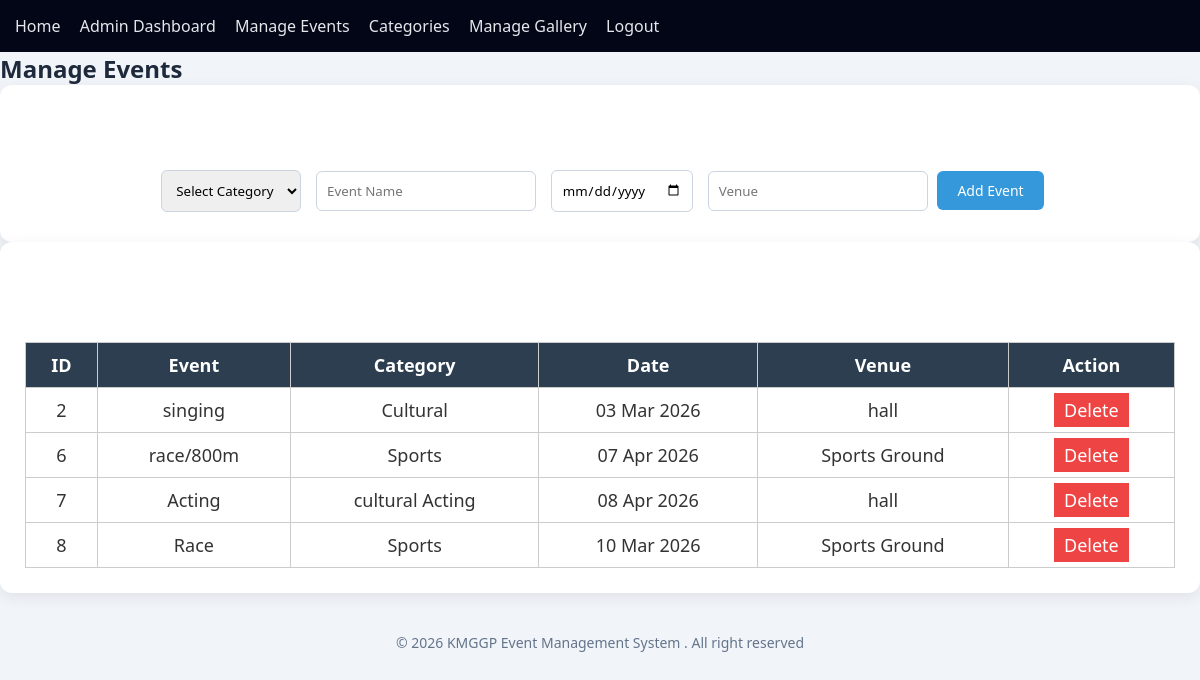
Page /manage_events.php (signed in) on the committed database.
### tables this page shows
CREATE TABLE `events` (
  `id` int(11) NOT NULL,
  `category_id` int(11) NOT NULL,
  `event_name` varchar(150) NOT NULL,
  `description` text DEFAULT NULL,
  `event_date` date DEFAULT NULL,
  `venue` varchar(100) DEFAULT NULL
);

CREATE TABLE `categories` (
  `id` int(11) NOT NULL,
  `category_name` varchar(100) NOT NULL
);

### manage_events.php (the view, shortened to what this page needs)
<?php
include("../config/db.php");
include("../includes/header.php");
include("../includes/navbar.php");
$events = mysqli_query($conn, "
    SELECT events.*, categories.category_name
    FROM events
    JOIN categories ON events.category_id = categories.id
");
?>
<div class="admin-container">
    <h2 class="admin-title">Manage Events</h2>
    <div class="card">
        <h3>Add New Event</h3>
        <form method="post" class="admin-form">
            <select name="category_id" required>
                <option value="">Select Category</option>
            </select>
            <input type="text" name="event_name" placeholder="Event Name" required>
            <input type="date" name="event_date" required>
            <input type="text" name="venue" placeholder="Venue" required>
            <button type="submit" name="add" class="btn-primary">Add Event</button>
        </form>
    </div>
    <div class="card">
        <h3>All Events</h3>
        <table class="admin-table">
            <thead>
                <tr>
                    <th>ID</th>
                    <th>Event</th>
                    <th>Category</th>
                    <th>Date</th>
                    <th>Venue</th>
                    <th>Action</th>
                </tr>
            </thead>
            <tbody>
            <?php while($e=mysqli_fetch_assoc($events)){ ?>
                <tr>
                    <td><?= $e['id'] ?></td>
                    <td><?= $e['event_name'] ?></td>
                    <td><?= $e['category_name'] ?></td>
                    <td><?= date("d M Y", strtotime($e['event_date'])) ?></td>
                    <td><?= $e['venue'] ?></td>
                    <td>
                        <a href="?delete=<?= $e['id'] ?>"
                           class="btn-danger"
                           onclick="return confirm('Delete this event?')">
                           Delete
                        </a>
                    </td>
                </tr>
            <?php } ?>
            </tbody>
        </table>
    </div>
</div>
<?php include("../includes/footer.php"); ?>

### style.css (style rules this page uses)
body { margin: 0; font-family: Arial, sans-serif; background: #f4f4f4; }
.card { padding: 30px; border-radius: 10px; color: white; text-align: center; font-size: 18px; }
.card h3 { font-size: 40px; margin: 0; }
.admin-form input, .admin-form select { padding:10px; margin:5px; }
.admin-form button { padding:10px 20px; background:#3498db; color:#fff; border:none; }
.admin-table { width:100%; border-collapse:collapse; margin-top:20px; }
.admin-table th, .admin-table td { border:1px solid #ccc; padding:10px; }
.btn-danger { background:red; color:#fff; padding:5px 10px; text-decoration:none; }

### admin.css (style rules this page uses)
* { margin:0; padding:0; box-sizing:border-box; font-family:'Segoe UI',sans-serif; }
body { background:#f1f5f9; color:#1e293b; }
.card { padding:25px; border-radius:12px; background:#fff; box-shadow:0 4px 15px rgba(0,0,0,0.08); transition:0.3s; }
input, select { padding:10px; border-radius:6px; border:1px solid #cbd5e1; outline:none; transition:0.2s; }
button, .btn { padding:10px 16px; border:none; border-radius:6px; cursor:pointer; text-decoration:none; font-size:14px; }
.btn-primary { background:#2563eb; color:white; }
.btn-danger { background:#ef4444; color:white; }
table { width:100%; border-collapse:collapse; }
table th { background:#2563eb; color:white; padding:12px; }
table td { padding:12px; border-bottom:1px solid #e2e8f0; text-align:center; }
table { width: 100%; border-collapse: collapse; }
table th { background: #2c3e50; color: white; padding: 10px; }
table td { background: #ffffff; color: #333; padding: 10px; border: 1px solid #ddd; }

### rows in the picture
events: id "2", event_name "singing", category.category_name "Cultural", event_date "03 Mar 2026", venue "hall"
events: id "6", event_name "race/800m", category.category_name "Sports", event_date "07 Apr 2026", venue "Sports Ground"
events: id "7", event_name "Acting", category.category_name "cultural Acting", event_date "08 Apr 2026", venue "hall"
events: id "8", event_name "Race", category.category_name "Sports", event_date "10 Mar 2026", venue "Sports Ground"
